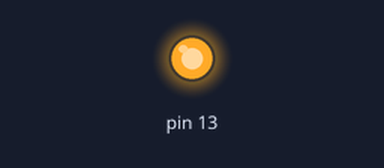
The sketch below on a simulated Arduino Uno, built with avr-gcc and run on an emulated ATmega328P. On the bench: output pins drawn as LEDs (lit = HIGH).

Above: at 2.0 s.
At 8.1 s:
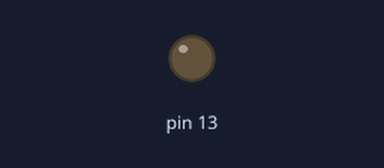
Timing chart, 0 to 12.7 s (numbered marks = the images above):
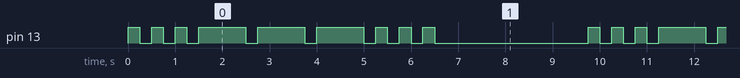

Measured:
- by itself, pin 13: repeats every 9.8 s: 2 × (LOW 0.25 s, HIGH 0.25 s), 3 × (LOW 0.25 s, HIGH 1.0 s), 3 × (LOW 0.25 s, HIGH 0.25 s), LOW 3.3 s, HIGH 0.25 s
- by itself, everything shown: repeats every 9.8 s, in 18 steps

The sketch:

main.ino
```cpp
#include <Morse.h>
Morse morse(13);


void setup() {
}


void loop(){
    morse.dot(); morse.dot(); morse.dot();
    morse.dash(); morse.dash(); morse.dash();
    morse.dot(); morse.dot(); morse.dot();
    delay(3000);
    Serial.print("Something");
}
```
